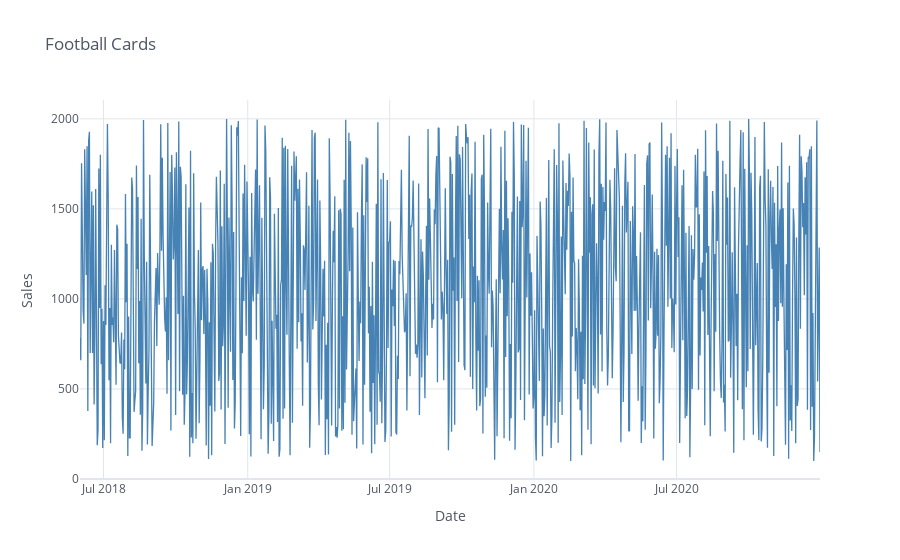

Source (notebook cell):
### Code cell
categ_data.iplot(title=leaf_name, xTitle='Date', yTitle='Sales', theme='white', colors=['steelblue'])

### Figure 1 — Plotly figure (JSON) as saved in the notebook; plotly's stock layout.template omitted (floating-point values rounded to 4 significant figures; data arrays with more than 128 entries replaced by an {"elided": "..."} marker saying what was removed)
{"data": [{"line": {"color": "rgba(70, 130, 180, 1.0)", "dash": "solid", "shape": "linear", "width": 1.3}, "mode": "lines", "name": "Quantity", "text": "", "type": "scatter", "x": {"elided": "945 str values"}, "y": {"elided": "945 int values"}}], "layout": {"legend": {"bgcolor": "#FFFFFF", "font": {"color": "#4D5663"}}, "paper_bgcolor": "#FFFFFF", "plot_bgcolor": "#FFFFFF", "title": {"font": {"color": "#4D5663"}, "text": "Football Cards"}, "xaxis": {"gridcolor": "#E1E5ED", "showgrid": true, "tickfont": {"color": "#4D5663"}, "title": {"font": {"color": "#4D5663"}, "text": "Date"}, "zerolinecolor": "#E1E5ED"}, "yaxis": {"gridcolor": "#E1E5ED", "showgrid": true, "tickfont": {"color": "#4D5663"}, "title": {"font": {"color": "#4D5663"}, "text": "Sales"}, "zerolinecolor": "#E1E5ED"}}}
